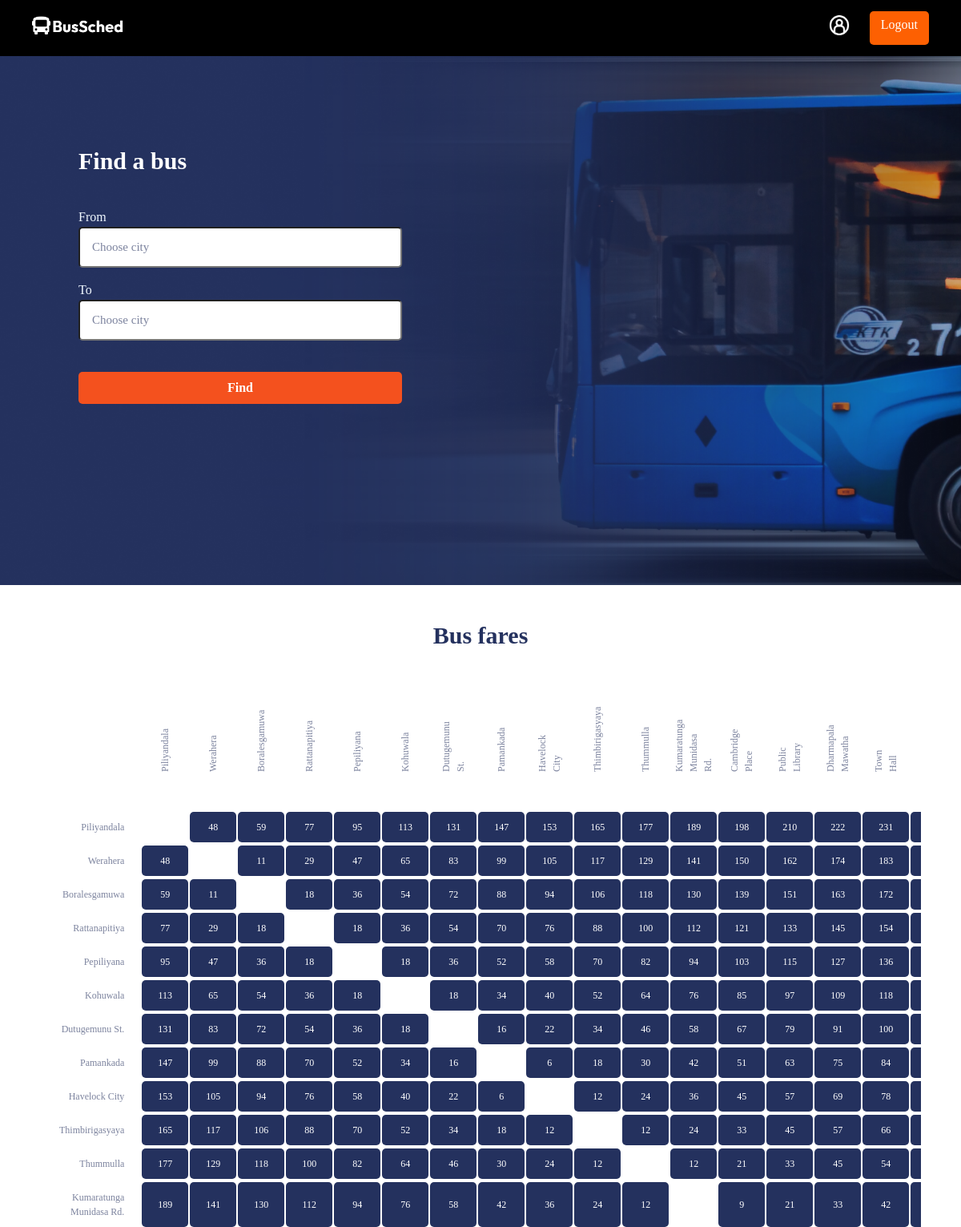
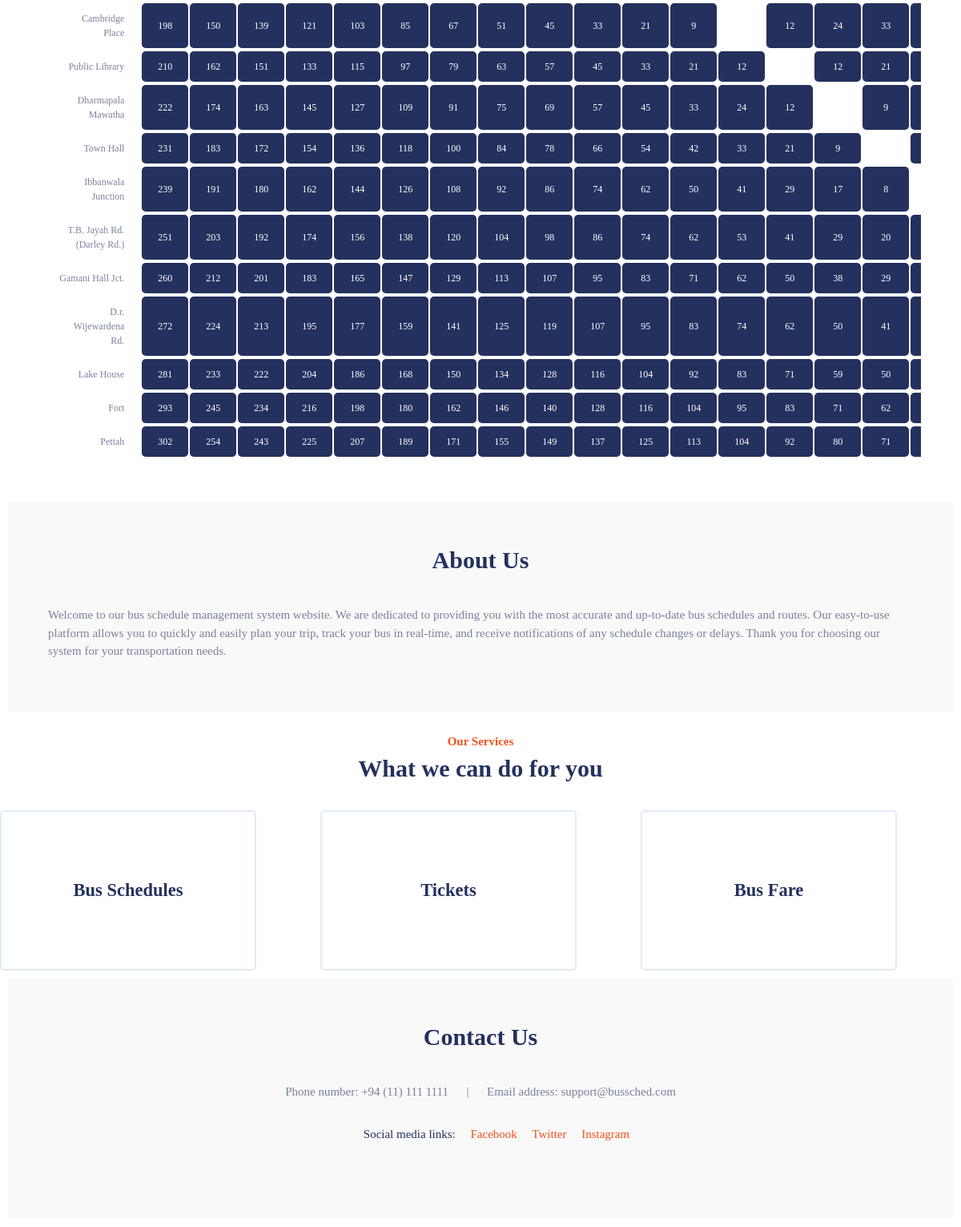
Page / (signed in) on the committed database (2 pictures, top to bottom).
### tables this page shows
CREATE TABLE `halt` (
  `id` int(11) NOT NULL,
  `route_id` varchar(6) NOT NULL,
  `name` varchar(50) NOT NULL,
  `distance_from_source` float NOT NULL,
  `fare_from_source` float NOT NULL
);

### app/controllers/Home.php (called while the page is built, shortened)
<?php
class Home
{
  public function index()
  {
    $halt = new Halt();
    $halts = $halt->getHalts();
    $data['halts'] = $halts;
    $data['username'] = empty($_SESSION['USER']) ? 'User' : $_SESSION['USER']->email;
    $this->view('home', $data);
  }
}

### app/core/App.php (called while the page is built, shortened)
<?php
class App{
    private $method = "index";
    private function splitURL(){
        $URL = $_GET['url'] ?? 'home';
        $URL = explode('/', trim($URL, '/'));
        return($URL);
    }
    public function loadController(){
        $URL = $this->splitURL();
        $filename = "../app/controllers/" . ucfirst($URL[0]) . ".php";
        if(file_exists($filename)) {
            unset($URL[0]);
        }
        else {
            $filename = "../app/controllers/_404.php";
            require $filename;
            $this->controller = "_404";
        }
        $controller = new $this->controller;
        call_user_func_array([$controller, $this->method], $URL);
    }
}

### public/index.php (called while the page is built, shortened)
<?php
$app = new App;
$app->loadController();

### app/core/Database.php (called while the page is built, shortened)
<?php
Trait Database {
    protected function connect() {
        try {
            $dbh = new PDO('mysql:host='.DBHOST.';dbname='.DBNAME, DBUSER, DBPWD);
            return $dbh;
        }
        catch (PDOException $e) {
            echo "Connection failed: " . $e->getMessage() . "<br>";
            die();
        }
    }
    public function query($query, $data = []) {
        $con = $this->connect();
        $stm = $con->prepare($query);
        $check = $stm->execute($data);
        if($check) {
            $result = $stm->fetchAll(PDO::FETCH_OBJ);
            if(is_array($result) && count($result)) {
                return $result;
            }
            else {
                return false;
            }
        }
    }
}

### app/core/Model.php (called while the page is built, shortened)
<?php
class Model
{
    protected $table            = "";
    protected $order_type       = "ASC";
    protected $order_column     = "id";
    public function findAll() {
        $query = "SELECT * FROM $this->table order by $this->order_column $this->order_type";
        return $this->query($query);
    }
}

### app/models/Halt.php (called while the page is built, shortened)
<?php
class Halt extends Model
{
    public function getHalts()
    {
        return $this->findAll();
    }
}

### app/views/home.view.php (the view, shortened to what this page needs)
<!DOCTYPE html>
<html lang="en">
<head>
    <link rel="stylesheet" href="<?= ROOT ?>/assets/css/landing.css">
</head>
<body>
<?php include 'components/navbar.php'; ?>
    <div class="landing-main row">
        <div class="col-6 menu">
            <ul>
                <li>
                    <h1 style="padding: 0px;">Find a bus</h1>
                </li>
                <li>
                    <label for="from" style="font-size: medium;">From</label>
                    <input type="text" name="from" id="from" placeholder="Choose city">
                </li>
                <li>
                    <label for="to" style="font-size: medium;">To</label>
                    <input type="text" name="to" id="to" placeholder="Choose city">
                </li>
                <br>
                <li>
                    <button id="btn" class="button-orange">Find</button>
                </li>
            </ul>
        </div>
    </div>
    <div class="row">
        <h1 style="font-size: 30px; margin-top:40px; color:#24315e; text-align:center;">Bus fares</h1>
        <section id="busfare">
            <div style="width:100%">
                <table id="busfare-table">
                    <?php
                    $len = count($halts);
                    echo "<tr><td class='halt-name-top'></td>";
                    for ($i = 0; $i < $len; $i++) {
                        $halt = $halts[$i];
                        echo "<td class='halt-name-top'>" . $halt->name . "</td>";
                    }
                    echo "</tr><tr>";
                    for ($i = 0; $i < $len; $i++) {
                        $halt = $halts[$i];
                        echo "<tr><td class='halt-name'>" . $halt->name . "</td>";
                        for ($j = 0; $j < $len; $j++) {
                            if ($i == $j) {
                                echo "<td class='halt-name'></td>";
                            } else {
                                $targetHalt = $halts[$j];
                                $fare = $halt->fare_from_source - $targetHalt->fare_from_source;
                                $fare = $fare < 0 ? -$fare : $fare;
                                echo "<td>" . $fare . "</td>";
                            }
                        }
                        echo "</tr><tr>";
                    }
                    ?>
                </table>
            </div>
        </section>
        <section id="about">
            <h1>About Us</h1>
            <p>Welcome to our bus schedule management system website. We are dedicated to providing you with the most
                accurate and up-to-date bus schedules and routes. Our easy-to-use platform allows you to quickly and
                easily plan your trip, track your bus in real-time, and receive notifications of any schedule changes or
                delays. Thank you for choosing our system for your transportation needs.</p>
            </section>
            <section id="services">
                <h3>Our Services</h3>
                <h1>What we can do for you</h1>
            </section>
            <div class="card-container">
                <div class="card">
                    <div class="front">
                        <h2>Bus Schedules</h2>
                    </div>
                    <div class="back">
                        <p></p>
                    </div>
                </div>
                <div class="card">
                    <div class="front">
                        <h2>Tickets</h2>
                    </div>
                    <div class="back">
                        <p>Makes it easy for users to purchase tickets for A/C buses. Passengers can choose from a variety times, reserve seats and find the perfect trip. BusSched provides a convenient solution for A/C bus travel.</p>
                    </div>
                </div>
                <div class="card">
                    <div class="front">
                        <h2>Bus Fare</h2>
                    </div>
                    <div class="back">
                        <p>BusSched provides users with access to the latest and most up-to-date bus fare information</p>
                    </div>
                </div>
            </div>
        <section id="contact">
            <h1>Contact Us</h1>
            <p style="text-align: center;">
            Phone number: +94 (11) 111 1111 &emsp; | &emsp; Email address: support@bussched.com <br>
            <ul style="text-align: center;">
                Social media links:&emsp;
                <a href="https://www.facebook.com" style="color:#f4511e">Facebook</a>&emsp;
                <a href="https://www.twitter.com" style="color:#f4511e">Twitter</a>&emsp;
                <a href="https://www.instagram.com" style="color:#f4511e">Instagram</a>
            </ul>
            </p>
        </section>
    </div>
</body>
</html>

### app/core/Controller.php (shortened to what this page needs)
<?php
trait Controller
{
    public function view($name, $data = [])
    {
        $filename = "../app/views/" . $name . ".view.php";
        if (file_exists($filename)) {
            require $filename;
        } else {
            $filename = "../app/views/404.view.php";
            require $filename;
        }
    }
}

### app/views/components/navbar.php (shortened to what this page needs)
<nav class="navbar">
    <div>
        <a href="<?= ROOT ?>/home"><img src="<?= ROOT ?>/assets/images/logo.png" width="120"></a>
    </div>
    <ul class="nav-links">
        <div class="nav-menu">
            <?php if (isset($_SESSION['USER'])) { ?>
            <a href="<?= ROOT ?>/passengerprofile"><img src="<?= ROOT ?>/assets/images/icons/profile-icon.png" width="30"  style="align:center"></a>
                <li class="signup-button" style="margin-left:7px"><a href="<?= ROOT ?>/logout">Logout</a></li>
            </div>
        </ul>
    <?php } ?>
</nav>

### public/assets/css/landing.css (style rules this page uses)
div.landing-main { background-image: url("../images/backgrounds/bg-home-mobile.png"); background-size: cover; height: 660px; }
@media only screen and (min-device-width: 768px) { div.landing-main { background-image: url("../images/backgrounds/bg-home-1.png"); background-size: cover; } }
h1 { color: white; margin-bottom: 20px; }
label { color: aliceblue; }
input[type="text"] { width: 100%; height: 51px; padding-left: 15px; border-radius: 5px; }
input[type="text"]::placeholder { font-family: "Outfit"; font-size: 15px; color: #7c839e; }
li { list-style: none; }
a { text-decoration: none; }
.button-orange { background-color: #f4511e; border: none; border-radius: 5px; color: white; padding: 8px 16px; text-align: center; font-family: "Outfit"; font-size: 16px; font-weight: bold; margin-top: 10px; margin: 0px; opacity: 1; display: inline-block; text-decoration: none; }
.menu { padding: 90px; padding-top: 80px; padding-bottom: 80px; }
section { display: flex; flex-direction: column; justify-content: center; align-items: center; background-color: white; margin: 10px; }
section h1 { color: #24315e; padding: 10; font-size: 30px; margin-top: 0px; }
section h3 { margin-bottom: 0px; color: #f4511e; font-size: 15px; }
table#busfare-table { overflow-x: auto; }
table#busfare-table td { background-color: #24315e; border-color: white; color: white; border-spacing: 5px; border-radius: 5px; text-align: center; width: fit-content; font-size: 12px; padding: 5px; }
table#busfare-table td.halt-name { color: #7c839e; background-color: white; text-align: right; width: max-content; font-size: 8px; }
table#busfare-table td.halt-name-top { color: #7c839e; background-color: transparent; text-align: left; max-width: 20px; font-size: 8px; transform: rotate(-90deg); }
#busfare { padding-top: 0px; overflow-y: auto; margin: 50px; }
@media only screen and (min-width: 600px) { table#busfare-table td { padding: 10px; padding-left: 20px; padding-right: 20px; } }
@media only screen and (min-width: 600px) { table#busfare-table td.halt-name { font-size: 12px; } }
@media only screen and (min-width: 600px) { table#busfare-table td.halt-name-top { font-size: 12px; } }
@media only screen and (min-width: 600px) { table#busfare-table { margin: 0 auto; padding-top: 30px; } }
@media only screen and (min-width: 600px) { section#about { padding-left: 100px; padding-right: 100px; } }
@media only screen and (min-width: 600px) { section#contact { padding-left: 100px; padding-right: 100px; } }
@media only screen and (min-width: 600px) { div.card { position: relative; width: 40%; min-height: 200px; perspective: 1000px; text-align: center; align-self: center; } }
section#about { background-color: #f9f9f9; color: #24315e; padding: 50px; }
section#contact { background-color: #f9f9f9; color: #24315e; padding: 50px; }
.card-container { display: flex; justify-content: center; align-items: center; }
.card { display: flex; position: relative; width: 70%; height: 100px; perspective: 1000px; text-align: center; margin: 0 auto; align-self: center; }
.front, .back { position: absolute; top: 0; left: 0; width: 80%; height: 100%; background-color: white; color: #24315e; border-radius: 5px; border: solid 2px #e1ebf7; display: flex; justify-content: center; align-items: center; backface-visibility: hidden; transition: transform 0.5s ease; align-self: center; padding: 5px; }
.front { transform: rotateY(0); }
.back { transform: rotateY(180deg); background-color: #f4511e; color: white; }
.back p { color: white; }

### public/assets/css/navbar.css (style rules this page uses)
.navbar { display: flex; align-items: center; justify-content: space-between; padding-left: 40px; padding-right: 40px; padding-top: 0px; padding-bottom: 0px; background-color: black; color: #fff; height: 70px; position: sticky; top: 0; width: 100%; z-index: 4; }
.nav-links a { color: #fff; text-decoration: none; }
.nav-links { height: 30; }
.nav-menu { display: none; gap: 1em; font-size: 16px; font-weight: normal; }
.nav-menu li { padding: 5px 14px; width: max-content; }
@media only screen and (min-width: 768px) { div.nav-menu { display: flex; } }
.signup-button { background-color: #FD6002; border: none; border-radius: 5px; color: white; padding: 16px 32px; text-align: center; font-family: "Outfit"; font-size: 16px; margin-top: 10px; margin: 0px; opacity: 1; display: inline-block; text-decoration: none; width: 100%; cursor: pointer; }

### rows in the picture
halt: name "Piliyandala", fare "48", fare "59", fare "77", fare "95", fare "113", fare "131", fare "147", fare "153", fare "165", fare "177", fare "189", fare "198", fare "210", fare "222", fare "231"
halt: name "Werahera", fare_from_source "48", fare "11", fare "29", fare "47", fare "65", fare "83", fare "99", fare "105", fare "117", fare "129", fare "141", fare "150", fare "162", fare "174", fare "183"
halt: name "Boralesgamuwa", fare_from_source "59", fare "11", fare "18", fare "36", fare "54", fare "72", fare "88", fare "94", fare "106", fare "118", fare "130", fare "139", fare "151", fare "163", fare "172"
halt: name "Rattanapitiya", fare_from_source "77", fare "29", fare "18", fare "36", fare "54", fare "70", fare "76", fare "88", fare "100", fare "112", fare "121", fare "133", fare "145", fare "154"
halt: name "Pepiliyana", fare_from_source "95", fare "47", fare "36", fare "18", fare "52", fare "58", fare "70", fare "82", fare "94", fare "103", fare "115", fare "127", fare "136"
halt: name "Kohuwala", fare_from_source "113", fare "65", fare "54", fare "36", fare "18", fare "34", fare "40", fare "52", fare "64", fare "76", fare "85", fare "97", fare "109", fare "118"
halt: name "Dutugemunu St.", fare_from_source "131", fare "83", fare "72", fare "54", fare "36", fare "18", fare "16", fare "22", fare "34", fare "46", fare "58", fare "67", fare "79", fare "91", fare "100"
halt: name "Pamankada", fare_from_source "147", fare "99", fare "88", fare "70", fare "52", fare "34", fare "16", fare "6", fare "18", fare "30", fare "42", fare "51", fare "63", fare "75", fare "84"
halt: name "Havelock City", fare_from_source "153", fare "105", fare "94", fare "76", fare "58", fare "40", fare "22", fare "6", fare "12", fare "24", fare "36", fare "45", fare "57", fare "69", fare "78"
halt: name "Thimbirigasyaya", fare_from_source "165", fare "117", fare "106", fare "88", fare "70", fare "52", fare "34", fare "18", fare "12", fare "24", fare "33", fare "45", fare "57", fare "66"
halt: name "Thummulla", fare_from_source "177", fare "129", fare "118", fare "100", fare "82", fare "64", fare "46", fare "30", fare "24", fare "12", fare "21", fare "33", fare "45", fare "54"
halt: name "Kumaratunga Munidasa Rd.", fare_from_source "189", fare "141", fare "130", fare "112", fare "94", fare "76", fare "58", fare "42", fare "36", fare "24", fare "12", fare "9", fare "21", fare "33"
halt: name "Cambridge Place", fare_from_source "198", fare "150", fare "139", fare "121", fare "103", fare "85", fare "67", fare "51", fare "45", fare "33", fare "21", fare "9", fare "12", fare "24"
halt: name "Public Library", fare_from_source "210", fare "162", fare "151", fare "133", fare "115", fare "97", fare "79", fare "63", fare "57", fare "45", fare "33", fare "21", fare "12"
halt: name "Dharmapala Mawatha", fare_from_source "222", fare "174", fare "163", fare "145", fare "127", fare "109", fare "91", fare "75", fare "69", fare "57", fare "45", fare "33", fare "24", fare "12", fare "9"
halt: name "Town Hall", fare_from_source "231", fare "183", fare "172", fare "154", fare "136", fare "118", fare "100", fare "84", fare "78", fare "66", fare "54", fare "42", fare "33", fare "21", fare "9"
halt: name "Ibbanwala Junction", fare_from_source "239", fare "191", fare "180", fare "162", fare "144", fare "126", fare "108", fare "92", fare "86", fare "74", fare "62", fare "50", fare "41", fare "29", fare "17", fare "8"
halt: name "T.B. Jayah Rd. (Darley Rd.)", fare_from_source "251", fare "203", fare "192", fare "174", fare "156", fare "138", fare "120", fare "104", fare "98", fare "86", fare "74", fare "62", fare "53", fare "41", fare "29", fare "20"
halt: name "Gamani Hall Jct.", fare_from_source "260", fare "212", fare "201", fare "183", fare "165", fare "147", fare "129", fare "113", fare "107", fare "95", fare "83", fare "71", fare "62", fare "50", fare "38", fare "29"
halt: name "D.r. Wijewardena Rd.", fare_from_source "272", fare "224", fare "213", fare "195", fare "177", fare "159", fare "141", fare "125", fare "119", fare "107", fare "95", fare "83", fare "74", fare "62", fare "50", fare "41"
halt: name "Lake House", fare_from_source "281", fare "233", fare "222", fare "204", fare "186", fare "168", fare "150", fare "134", fare "128", fare "116", fare "104", fare "92", fare "83", fare "71", fare "59", fare "50"
halt: name "Fort", fare_from_source "293", fare "245", fare "234", fare "216", fare "198", fare "180", fare "162", fare "146", fare "140", fare "128", fare "116", fare "104", fare "95", fare "83", fare "71", fare "62"
halt: name "Pettah", fare_from_source "302", fare "254", fare "243", fare "225", fare "207", fare "189", fare "171", fare "155", fare "149", fare "137", fare "125", fare "113", fare "104", fare "92", fare "80", fare "71"
